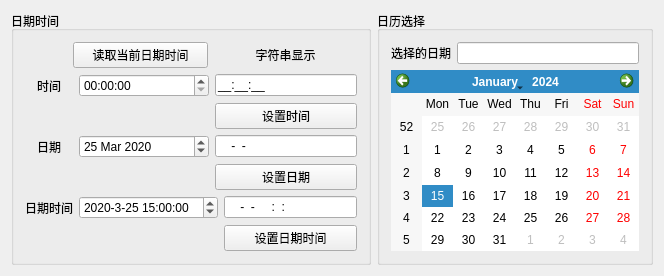
<?xml version="1.0" encoding="UTF-8"?>
<ui version="4.0">
 <class>Widget</class>
 <widget class="QWidget" name="Widget">
  <property name="geometry">
   <rect>
    <x>0</x>
    <y>0</y>
    <width>641</width>
    <height>273</height>
   </rect>
  </property>
  <property name="windowTitle">
   <string>Widget</string>
  </property>
  <layout class="QHBoxLayout" name="horizontalLayout">
   <item>
    <widget class="QGroupBox" name="groupBox">
     <property name="minimumSize">
      <size>
       <width>360</width>
       <height>0</height>
      </size>
     </property>
     <property name="title">
      <string>日期时间</string>
     </property>
     <layout class="QVBoxLayout" name="verticalLayout">
      <item>
       <layout class="QHBoxLayout" name="horizontalLayout_2">
        <item>
         <spacer name="horizontalSpacer">
          <property name="orientation">
           <enum>Qt::Horizontal</enum>
          </property>
          <property name="sizeType">
           <enum>QSizePolicy::Fixed</enum>
          </property>
          <property name="sizeHint" stdset="0">
           <size>
            <width>48</width>
            <height>20</height>
           </size>
          </property>
         </spacer>
        </item>
        <item>
         <widget class="QPushButton" name="btnGetTime">
          <property name="minimumSize">
           <size>
            <width>130</width>
            <height>0</height>
           </size>
          </property>
          <property name="text">
           <string>读取当前日期时间</string>
          </property>
         </widget>
        </item>
        <item>
         <widget class="QLabel" name="label_3">
          <property name="minimumSize">
           <size>
            <width>143</width>
            <height>0</height>
           </size>
          </property>
          <property name="text">
           <string>字符串显示</string>
          </property>
          <property name="alignment">
           <set>Qt::AlignCenter</set>
          </property>
         </widget>
        </item>
       </layout>
      </item>
      <item>
       <layout class="QGridLayout" name="gridLayout_2">
        <item row="0" column="0">
         <widget class="QLabel" name="label">
          <property name="minimumSize">
           <size>
            <width>48</width>
            <height>0</height>
           </size>
          </property>
          <property name="text">
           <string>时间</string>
          </property>
          <property name="alignment">
           <set>Qt::AlignCenter</set>
          </property>
         </widget>
        </item>
        <item row="0" column="1">
         <widget class="QTimeEdit" name="timeEdit">
          <property name="minimumSize">
           <size>
            <width>130</width>
            <height>0</height>
           </size>
          </property>
         </widget>
        </item>
        <item row="0" column="2">
         <widget class="QLineEdit" name="editTime">
          <property name="inputMask">
           <string>99:99:99;_</string>
          </property>
          <property name="text">
           <string>::</string>
          </property>
         </widget>
        </item>
        <item row="1" column="2">
         <widget class="QPushButton" name="btnSetTime">
          <property name="text">
           <string>设置时间</string>
          </property>
         </widget>
        </item>
       </layout>
      </item>
      <item>
       <layout class="QGridLayout" name="gridLayout">
        <item row="0" column="0">
         <widget class="QLabel" name="label_4">
          <property name="minimumSize">
           <size>
            <width>48</width>
            <height>0</height>
           </size>
          </property>
          <property name="text">
           <string>日期</string>
          </property>
          <property name="alignment">
           <set>Qt::AlignCenter</set>
          </property>
         </widget>
        </item>
        <item row="0" column="2">
         <widget class="QLineEdit" name="editDate">
          <property name="inputMask">
           <string>9999-99-99</string>
          </property>
         </widget>
        </item>
        <item row="0" column="1">
         <widget class="QDateEdit" name="dateEdit">
          <property name="minimumSize">
           <size>
            <width>130</width>
            <height>0</height>
           </size>
          </property>
          <property name="dateTime">
           <datetime>
            <hour>0</hour>
            <minute>0</minute>
            <second>0</second>
            <year>2020</year>
            <month>3</month>
            <day>25</day>
           </datetime>
          </property>
         </widget>
        </item>
        <item row="1" column="2">
         <widget class="QPushButton" name="btnSetDate">
          <property name="text">
           <string>设置日期</string>
          </property>
         </widget>
        </item>
       </layout>
      </item>
      <item>
       <layout class="QGridLayout" name="gridLayout_3">
        <item row="0" column="0">
         <widget class="QLabel" name="label_5">
          <property name="text">
           <string>日期时间</string>
          </property>
         </widget>
        </item>
        <item row="0" column="2">
         <widget class="QLineEdit" name="editDateTime">
          <property name="inputMask">
           <string>9999-99-99 99:99:99</string>
          </property>
         </widget>
        </item>
        <item row="0" column="1">
         <widget class="QDateTimeEdit" name="dateTimeEdit">
          <property name="minimumSize">
           <size>
            <width>130</width>
            <height>0</height>
           </size>
          </property>
          <property name="dateTime">
           <datetime>
            <hour>15</hour>
            <minute>0</minute>
            <second>0</second>
            <year>2020</year>
            <month>3</month>
            <day>25</day>
           </datetime>
          </property>
          <property name="displayFormat">
           <string>yyyy-M-d HH:mm:mm</string>
          </property>
         </widget>
        </item>
        <item row="1" column="2">
         <widget class="QPushButton" name="btnSetDateTime">
          <property name="text">
           <string>设置日期时间</string>
          </property>
         </widget>
        </item>
       </layout>
      </item>
     </layout>
    </widget>
   </item>
   <item>
    <widget class="QGroupBox" name="groupBox_2">
     <property name="title">
      <string>日历选择</string>
     </property>
     <layout class="QFormLayout" name="formLayout">
      <item row="0" column="0">
       <widget class="QLabel" name="label_2">
        <property name="text">
         <string>选择的日期</string>
        </property>
       </widget>
      </item>
      <item row="0" column="1">
       <widget class="QLineEdit" name="editCalendar"/>
      </item>
      <item row="1" column="0" colspan="2">
       <widget class="QCalendarWidget" name="calendarWidget"/>
      </item>
     </layout>
    </widget>
   </item>
  </layout>
 </widget>
 <layoutdefault spacing="6" margin="11"/>
 <resources/>
 <connections/>
</ui>
